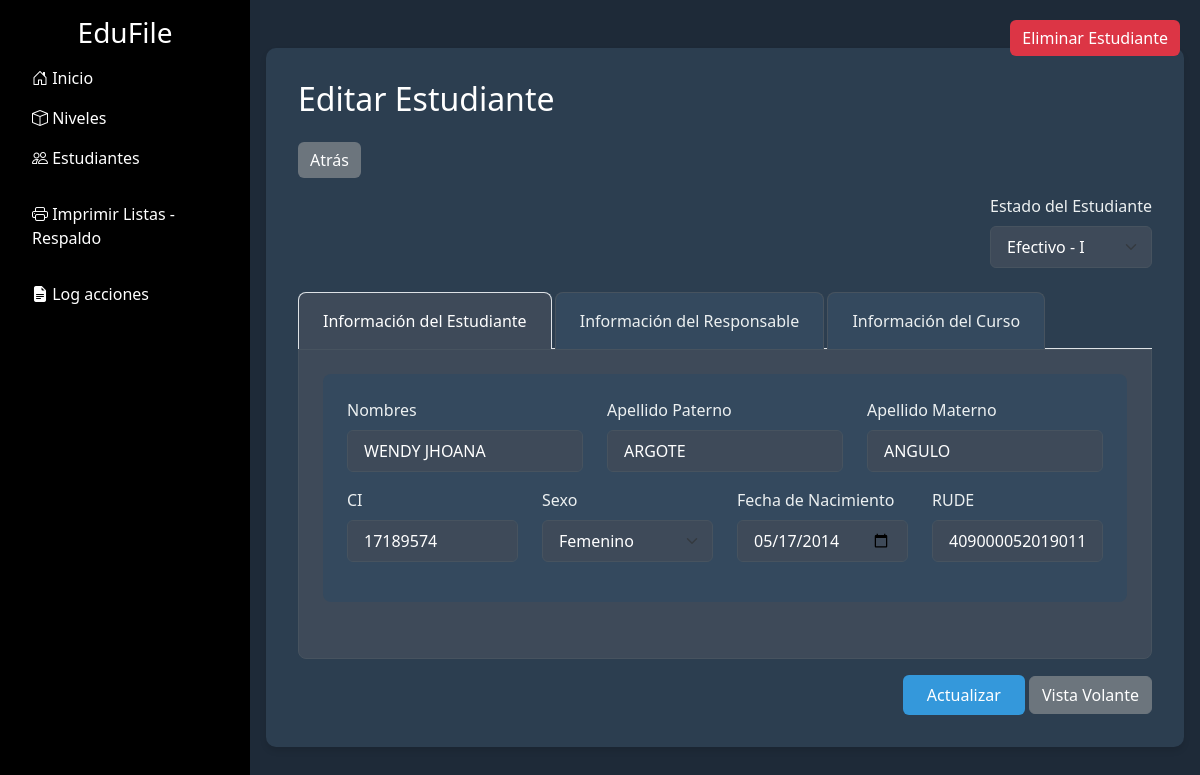
Screenshot of /editarEstudiante.php?student_id=409000052019011&source=estudiantes with the database file from the repository.
### tables this page shows
CREATE TABLE `student_courses` (
  `student_id` bigint(20) NOT NULL,
  `course_id` bigint(20) NOT NULL,
  `status` enum('Efectivo - I','No Inscrito','Efectivo - T','Traslado','Retirado') DEFAULT 'No Inscrito'
);

CREATE TABLE `students` (
  `id` bigint(20) NOT NULL,
  `first_name` varchar(255) NOT NULL,
  `last_name_father` varchar(255) NOT NULL,
  `last_name_mother` varchar(255) NOT NULL,
  `gender` varchar(50) NOT NULL,
  `rude_number` varchar(20) NOT NULL,
  `identity_card` varchar(9) NOT NULL,
  `birth_date` date NOT NULL,
  `guardian_first_name` varchar(255) DEFAULT NULL,
  `guardian_last_name` varchar(255) DEFAULT NULL,
  `guardian_identity_card` varchar(9) DEFAULT NULL,
  `guardian_phone_number` varchar(15) DEFAULT NULL,
  `guardian_relationship` enum('padre','madre','tutor') DEFAULT NULL
);

### editarEstudiante.php (the view, shortened to what this page needs)
<?php
include 'conexion.php';
$student_id = $_GET['student_id'];
$query = "SELECT s.*, sc.status, c.grade, c.parallel, l.name AS level_name
          FROM students s
          LEFT JOIN student_courses sc ON s.id = sc.student_id
          LEFT JOIN courses c ON sc.course_id = c.id
          LEFT JOIN levels l ON c.level_id = l.id
          WHERE s.rude_number = ?
          LIMIT 1";
$stmt = $conn->prepare($query);
$stmt->bind_param("s", $student_id);
$stmt->execute();
$result = $stmt->get_result();
$student = $result->fetch_assoc();
?>
<!DOCTYPE html>
<html lang="es">
<head>
    <link rel="stylesheet" href="css/bootstrap.min.css">
    <link href="https://cdnjs.cloudflare.com/ajax/libs/bootstrap-icons/1.10.5/font/bootstrap-icons.min.css" rel="stylesheet">
</head>
<body>
    <div class="d-flex">
        <?php include 'sidebar.php'; ?>
        <div class="main-content flex-grow-1 p-3">
            <div class="form-container">
                <div class="d-flex justify-content-between align-items-center mb-4">
                    <h2 class="mb-0">Editar Estudiante</h2>
                    <button class="btn btn-delete" data-bs-toggle="modal" data-bs-target="#deleteModal">
                        Eliminar Estudiante
                    </button>
                </div>
                <button class="btn btn-back" onclick="goBack()">Atrás</button>
                <form action="actualizarEstudiante.php" method="POST">
                    <div class="d-flex justify-content-end mb-4">
                        <div class="status-select">
                            <label for="student_status" class="form-label">Estado del Estudiante</label>
                            <select class="form-select" id="student_status" name="student_status" required>
                                <option value="Efectivo - I" <?php echo ($student['status'] === 'Efectivo - I') ? 'selected' : ''; ?>>Efectivo - I</option>
                            </select>
                        </div>
                    </div>
                    <ul class="nav nav-tabs" id="myTab" role="tablist">
                        <li class="nav-item" role="presentation">
                            <button class="nav-link active" id="student-info-tab" data-bs-toggle="tab" data-bs-target="#student-info" type="button" role="tab" aria-controls="student-info" aria-selected="true">Información del Estudiante</button>
                        </li>
                        <li class="nav-item" role="presentation">
                            <button class="nav-link" id="guardian-info-tab" data-bs-toggle="tab" data-bs-target="#guardian-info" type="button" role="tab" aria-controls="guardian-info" aria-selected="false">Información del Responsable</button>
                        </li>
                        <li class="nav-item" role="presentation">
                            <button class="nav-link" id="course-info-tab" data-bs-toggle="tab" data-bs-target="#course-info" type="button" role="tab" aria-controls="course-info" aria-selected="false">Información del Curso</button>
                        </li>
                    </ul>
                    <div class="tab-content" id="myTabContent">
                        <div class="tab-pane fade show active" id="student-info" role="tabpanel" aria-labelledby="student-info-tab">
                            <div class="form-section">
                                <div class="row mb-3">
                                    <div class="col-md-4">
                                        <label for="first_name" class="form-label">Nombres</label>
                                        <input type="text" class="form-control" id="first_name" name="first_name"
                                            value="<?php echo htmlspecialchars($student['first_name']); ?>" required>
                                    </div>
                                    <div class="col-md-4">
                                        <label for="last_name_father" class="form-label">Apellido Paterno</label>
                                        <input type="text" class="form-control" id="last_name_father" name="last_name_father"
                                            value="<?php echo htmlspecialchars($student['last_name_father']); ?>">
                                    </div>
                                    <div class="col-md-4">
                                        <label for="last_name_mother" class="form-label">Apellido Materno</label>
                                        <input type="text" class="form-control" id="last_name_mother" name="last_name_mother"
                                            value="<?php echo htmlspecialchars($student['last_name_mother']); ?>">
                                    </div>
                                </div>
                                <div class="row mb-3">
                                    <div class="col-md-3">
                                        <label for="identity_card" class="form-label">CI</label>
                                        <input type="text" class="form-control" id="identity_card" name="identity_card"
                                            value="<?php echo htmlspecialchars($student['identity_card']); ?>">
                                    </div>
                                    <div class="col-md-3">
                                        <label for="gender" class="form-label">Sexo</label>
                                        <select class="form-select" id="gender" name="gender" required>
                                            <option value="F" <?php echo $student['gender'] === 'F' ? 'selected' : ''; ?>>Femenino</option>
                                        </select>
                                    </div>
                                    <div class="col-md-3">
                                        <label for="birth_date" class="form-label">Fecha de Nacimiento</label>
                                        <input type="date" class="form-control" id="birth_date" name="birth_date"
                                            value="<?php echo htmlspecialchars($student['birth_date']); ?>">
                                    </div>
                                    <div class="col-md-3">
                                        <label for="rude_number" class="form-label">RUDE</label>
                                        <input type="text" class="form-control" id="rude_number" name="rude_number"
                                            value="<?php echo htmlspecialchars($student['rude_number']); ?>" required>
                                    </div>
                                </div>
                            </div>
                        </div>
                    </div>
                    <div class="text-end mt-3">
                        <button type="submit" class="btn btn-primary">Actualizar</button>
                        <a href="volanteEstudiante.php?student_id=<?php echo $student_id; ?>" target="_blank" class="btn btn-secondary">Vista Volante</a>
                    </div>
                </form>
            </div>
        </div>
    </div>
</body>
</html>

### editarEstudiante.php (style rules this page uses)
body { background-color: #1E2A38; color: #ffffff; }
.form-container { background-color: #2C3E50; padding: 2rem; border-radius: 10px; max-width: 1200px; margin: 2rem auto; box-shadow: 0 4px 6px rgba(0, 0, 0, 0.1); }
.form-section { margin-bottom: 2rem; padding: 1.5rem; background-color: #34495E; border-radius: 8px; }
.form-label { color: #ECF0F1; font-weight: 500; }
.form-control, .form-select { background-color: #3E4A59; border: 1px solid #47535f; color: #ffffff; padding: 0.5rem 1rem; }
.btn-primary { background-color: #3498db; border: none; padding: 0.5rem 1.5rem; }
.btn-delete { position: absolute; top: 20px; right: 20px; background-color: #dc3545; color: white; border: none; }
.status-select { max-width: 200px; margin-left: auto; }
.btn-back { background-color: #6c757d; color: white; border: none; margin-bottom: 1rem; }
.nav-tabs .nav-link { background-color: #34495E; color: #ECF0F1; border: 1px solid #47535f; border-bottom: none; border-radius: 8px 8px 0 0; padding: 1rem 1.5rem; margin-right: 0.2rem; }
.nav-tabs .nav-link.active { background-color: #3E4A59; color: #ffffff; border-bottom: none; }
.tab-content { background-color: #3E4A59; padding: 1.5rem; border-radius: 0 0 8px 8px; border: 1px solid #47535f; }

### rows the page displays
student_courses: student_status "Efectivo - I"
students: first_name "WENDY JHOANA", last_name_father "ARGOTE", last_name_mother "ANGULO", identity_card "17189574", gender "Femenino", birth_date "05/17/2014", rude_number "409000052019011"
